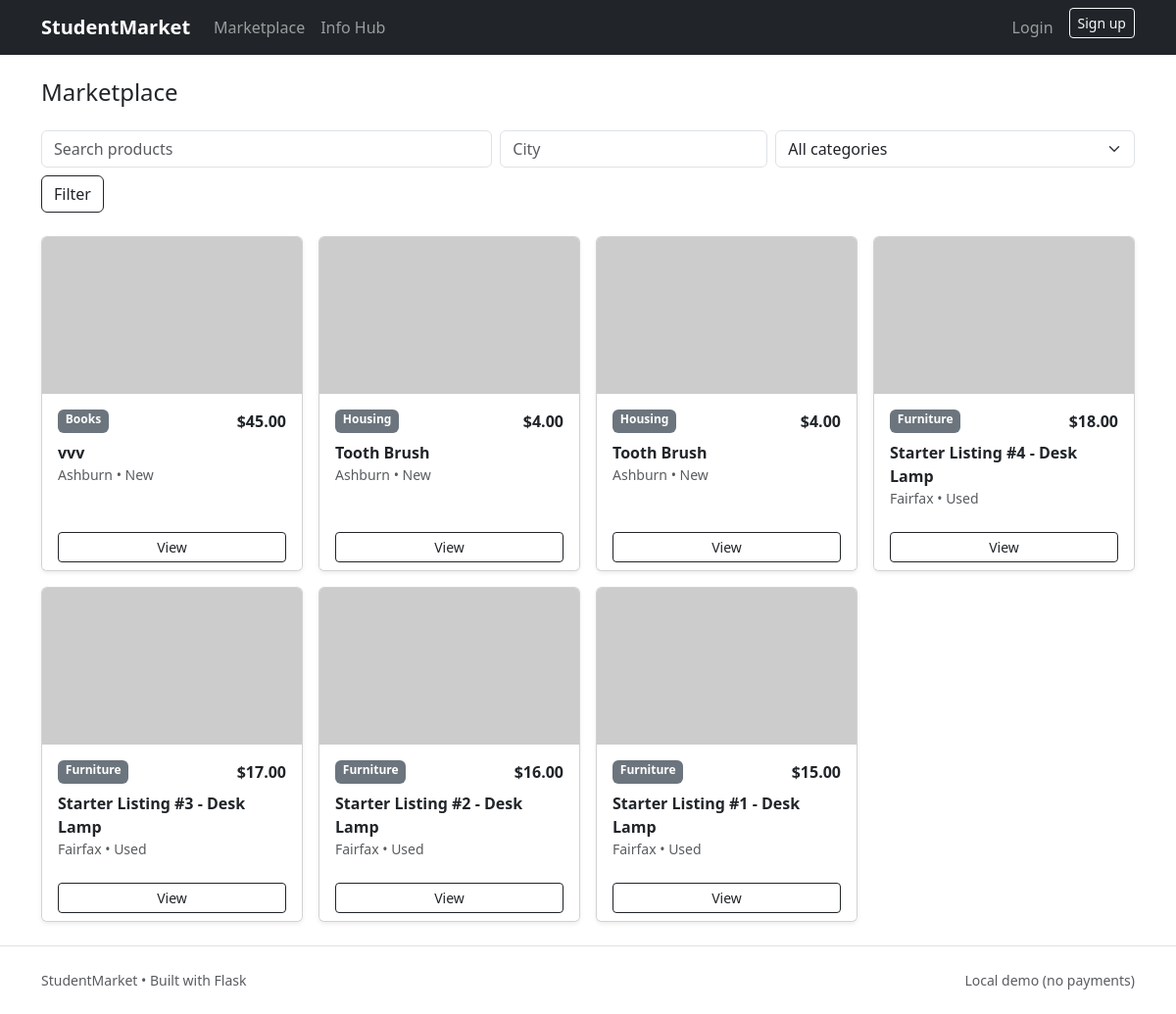
The app's page /market/products with its own data.
### app/models/product.py (models this page shows)
class Product(db.Model):
    __tablename__ = "products"
    id = db.Column(db.Integer, primary_key=True)
    seller_id = db.Column(db.Integer, db.ForeignKey("users.id"), nullable=False)
    category_id = db.Column(db.Integer, db.ForeignKey("categories.id"), nullable=False)
    title = db.Column(db.String(200), nullable=False)
    description = db.Column(db.Text, default="")
    price = db.Column(db.Numeric(10, 2), nullable=False)
    condition = db.Column(db.String(50), default="Used")  # New/Used/Like New
    city = db.Column(db.String(120), default="")
    status = db.Column(db.String(20), default="pending")  # pending/approved/rejected/sold
    created_at = db.Column(db.DateTime, default=datetime.utcnow)
    category = db.relationship("Category", lazy=True)
    images = db.relationship("ProductImage", backref="product", cascade="all, delete-orphan", lazy=True)

### app/models/category.py (models this page shows, shortened)
class Category(db.Model):
    __tablename__ = "categories"
    id = db.Column(db.Integer, primary_key=True)
    name = db.Column(db.String(120), nullable=False, unique=True)
    type = db.Column(db.String(20), nullable=False)  # product | info

### app/routes/marketplace.py (the view)
@market_bp.route("/products")
def products():
    q = request.args.get("q", "").strip()
    city = request.args.get("city", "").strip()
    cat = request.args.get("cat", type=int)
    query = Product.query.filter(Product.status == "approved")
    if q:
        query = query.filter(Product.title.ilike(f"%{q}%"))
    if city:
        query = query.filter(Product.city.ilike(f"%{city}%"))
    if cat:
        query = query.filter(Product.category_id == cat)
    products = query.order_by(Product.created_at.desc()).all()
    categories = Category.query.filter_by(type="product").order_by(Category.name.asc()).all()
    return render_template("marketplace/products.html", products=products, categories=categories)

### app/__init__.py (called while the page is built)
def create_app():
    app = Flask(__name__)
    app.config.from_object(Config)
    db.init_app(app)
    migrate.init_app(app, db)
    login_manager.init_app(app)
    csrf.init_app(app)
    @app.context_processor
    def inject_csrf():
        return dict(csrf_token=generate_csrf)
    app.register_blueprint(auth_bp)
    app.register_blueprint(market_bp)
    app.register_blueprint(info_bp)
    app.register_blueprint(admin_bp)
    from .routes.main import main_bp
    app.register_blueprint(main_bp)
    from .cli import register_cli
    register_cli(app)
    return app

### app/templates/marketplace/products.html (shortened to what this page needs)
{% extends "base.html" %}
{% block content %}
<div class="d-flex justify-content-between align-items-center">
  <h1 class="h4 mb-0">Marketplace</h1>
</div>
<form class="row g-2 mt-3" method="get">
  <div class="col-md-5"><input class="form-control" name="q" value="{{ request.args.get('q','') }}" placeholder="Search products"></div>
  <div class="col-md-3"><input class="form-control" name="city" value="{{ request.args.get('city','') }}" placeholder="City"></div>
  <div class="col-md-4">
    <select class="form-select" name="cat">
      <option value="">All categories</option>
    </select>
  </div>
  <div class="col-12"><button class="btn btn-outline-dark">Filter</button></div>
</form>
<div class="row row-cols-1 row-cols-md-4 g-3 mt-2">
  {% for p in products %}
  <div class="col">
    <div class="card h-100 shadow-sm">
      {% set img = p.images[0].image_url if p.images else "https://picsum.photos/seed/item/800/600" %}
      <img src="{{ img }}" class="card-img-top" alt="product">
      <div class="card-body">
        <div class="d-flex justify-content-between">
          <span class="badge text-bg-secondary">{{ p.category.name }}</span>
          <span class="fw-semibold">${{ "%.2f"|format(p.price) }}</span>
        </div>
        <div class="mt-2 fw-semibold">{{ p.title }}</div>
        <div class="small text-muted">{{ p.city }} • {{ p.condition }}</div>
      </div>
      <div class="card-footer bg-white border-0">
        <a class="btn btn-sm btn-outline-dark w-100" href="{{ url_for('market.product_detail', product_id=p.id) }}">View</a>
      </div>
    </div>
  </div>
  {% else %}
    <p class="text-muted mt-3">No products found.</p>
  {% endfor %}
</div>
{% endblock %}

### app/static/css/app.css (style rules this page uses)
.card-img-top { object-fit: cover; height: 160px; }

### records on screen
Product: category.name "Books", price "45.00", title "vvv", city "Ashburn", condition "New"
Product: category.name "Housing", price "4.00", title "Tooth Brush", city "Ashburn", condition "New"
Product: category.name "Housing", price "4.00", title "Tooth Brush", city "Ashburn", condition "New"
Product: category.name "Furniture", price "18.00", title "Starter Listing #4 - Desk Lamp", city "Fairfax", condition "Used"
Product: category.name "Furniture", price "17.00", title "Starter Listing #3 - Desk Lamp", city "Fairfax", condition "Used"
Product: category.name "Furniture", price "16.00", title "Starter Listing #2 - Desk Lamp", city "Fairfax", condition "Used"
Product: category.name "Furniture", price "15.00", title "Starter Listing #1 - Desk Lamp", city "Fairfax", condition "Used"
